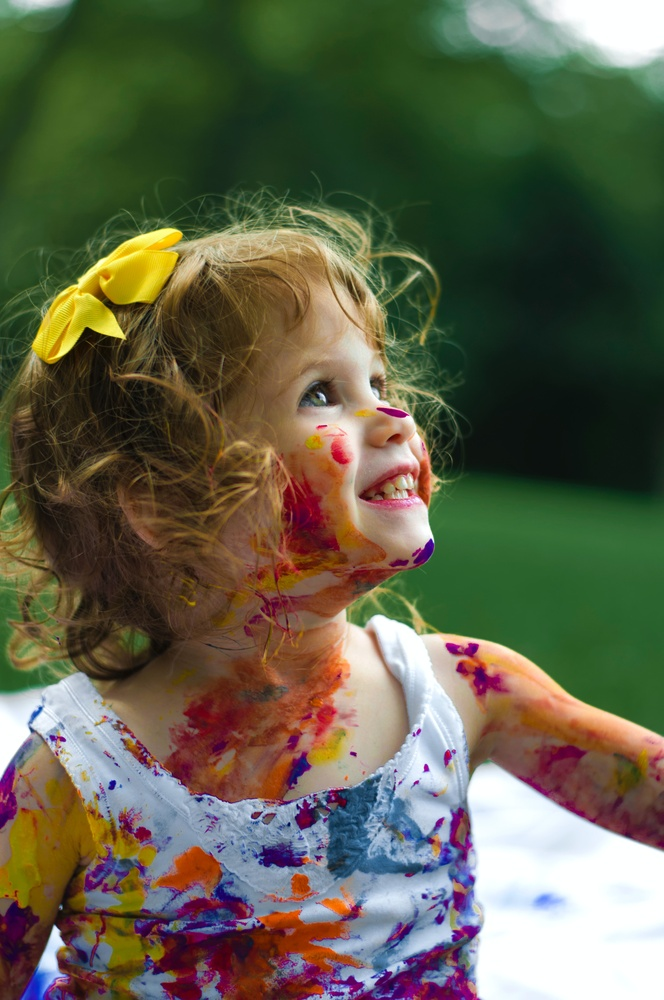
#> input picture desktop.jpg, 664 x 1000 px, shrunk from 2848 x 4288 before the run
$ python change_BW.py
#> lines starting #> are read from the running program, lines starting #| are printed output that depends on the picture; after the words box and inside, x2 and y2 are one past the last pixel; in counts of white or black regions, pixels touching at a corner belong together
import cv2

# read image
img_grey = cv2.imread('desktop.jpg', cv2.IMREAD_GRAYSCALE)
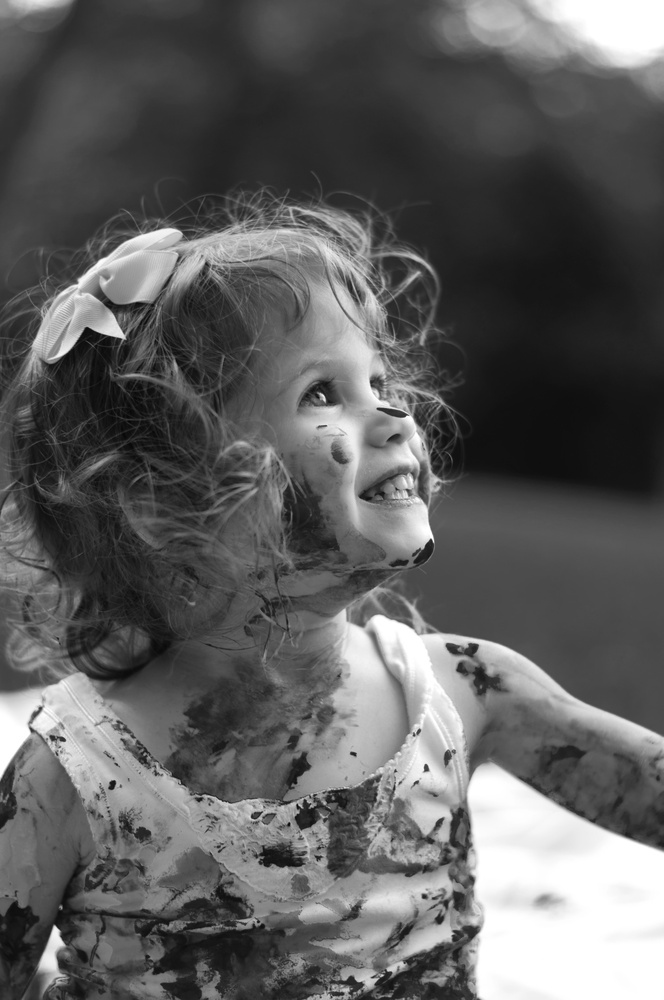
#> img_grey: shape (1000, 664); min 4, max 255, mean 94.7

# define a threshold, 128 is the middle of black and white in grey scale
thresh = 128

# threshold the image
img_binary = cv2.threshold(img_grey, thresh, 255, cv2.THRESH_BINARY)[1]
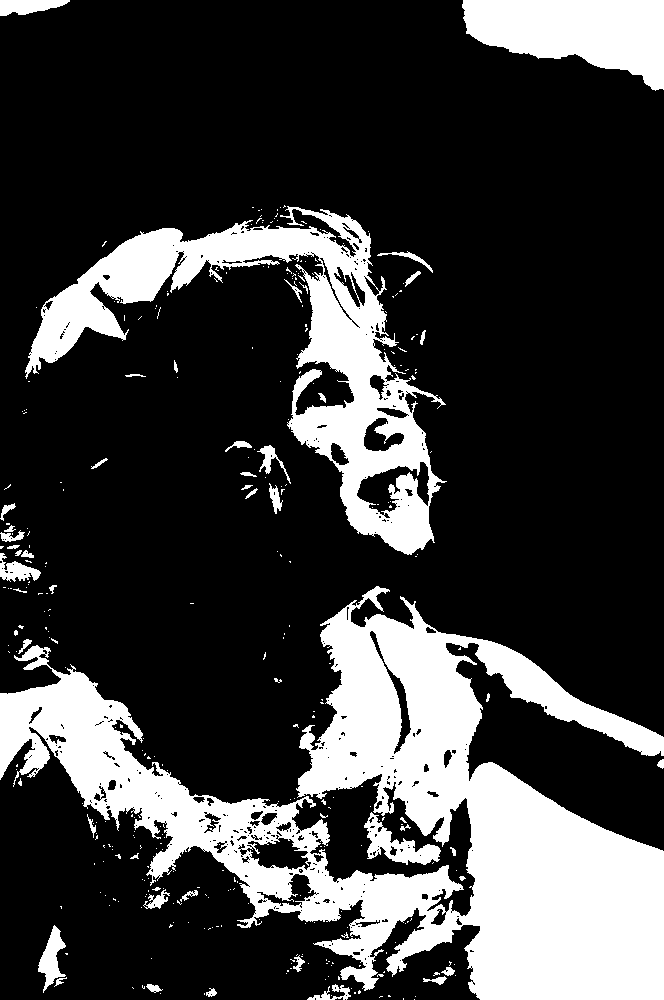
#> img_binary: shape (1000, 664); 24% white; 337 white regions (288 under 20 px), largest, box (x1, y1, x2, y2) and area: (0, 586, 664, 1000) 104075, (25, 206, 447, 555) 35466, (462, 0, 664, 91) 12022

# save image
cv2.imwrite('desktop_black_white.jpg', img_binary)
